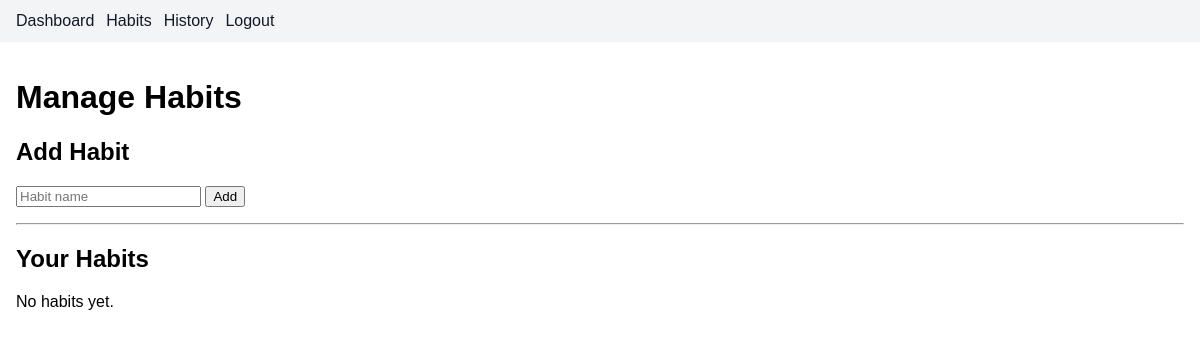
Page /habits/ (signed in) on the earlier database version.
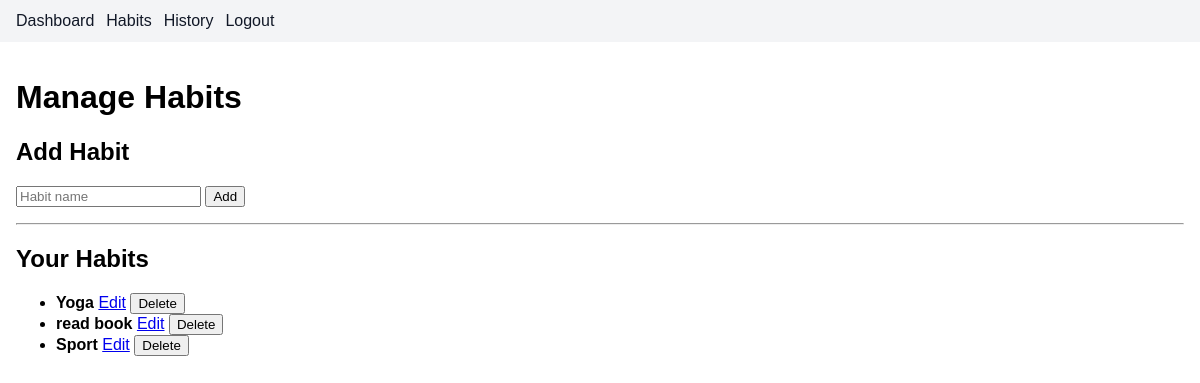
Same page on the later database version.
### habitrack/models.py (models this page shows, shortened)
class Habit(models.Model):
    user = models.ForeignKey(User, on_delete=models.CASCADE)
    name = models.CharField(max_length=100)
    created_at = models.DateTimeField(auto_now_add=True)

### habitrack/views.py (the view)
# urls.py: path("habits/", views.habits_page, name="habits"),
@login_required
@require_http_methods(["GET", "POST"])
def habits_page(request):
    if request.method == "POST":
        form = HabitForm(request.POST)
        if form.is_valid():
            habit = form.save(commit=False)
            habit.user = request.user
            habit.save()
            return redirect("habits")
    else:
        form = HabitForm()
    habits = Habit.objects.filter(user=request.user).order_by("created_at")
    return render(
        request,
        "habitrack/habits.html",
        {
            "habits": habits,
            "form": form,
        },
    )

### habitrack/forms.py (shortened to what this page needs)
class HabitForm(forms.ModelForm):
    class Meta:
        model = Habit
        fields = ["name"]
        widgets = {
            "name": forms.TextInput(attrs={"placeholder": "Habit name"}),
        }

### habitrack/templates/habitrack/habits.html (shortened to what this page needs)
{% extends "habitrack/layout.html" %}
{% block content %}
  <h1>Manage Habits</h1>
  <section>
    <h2>Add Habit</h2>
    <form method="POST" action="{% url 'habits' %}">
      {{ form.name }}
      <button type="submit">Add</button>
    </form>
  </section>
  <hr>
  <section>
    <h2>Your Habits</h2>
    {% if habits %}
      <ul>
        {% for habit in habits %}
          <li>
            <strong>{{ habit.name }}</strong>
            <a href="{% url 'edit_habit' habit.id %}">Edit</a>
            <form method="POST" action="{% url 'delete_habit' habit.id %}" style="display:inline;">
              <button type="submit">Delete</button>
            </form>
          </li>
        {% endfor %}
      </ul>
    {% else %}
      <p>No habits yet.</p>
    {% endif %}
  </section>
{% endblock %}

Differences in the rows shown:
added Habit: name "Yoga"
added Habit: name "read book"
added Habit: name "Sport"
Other differences:
text no longer shown: "No habits yet."
